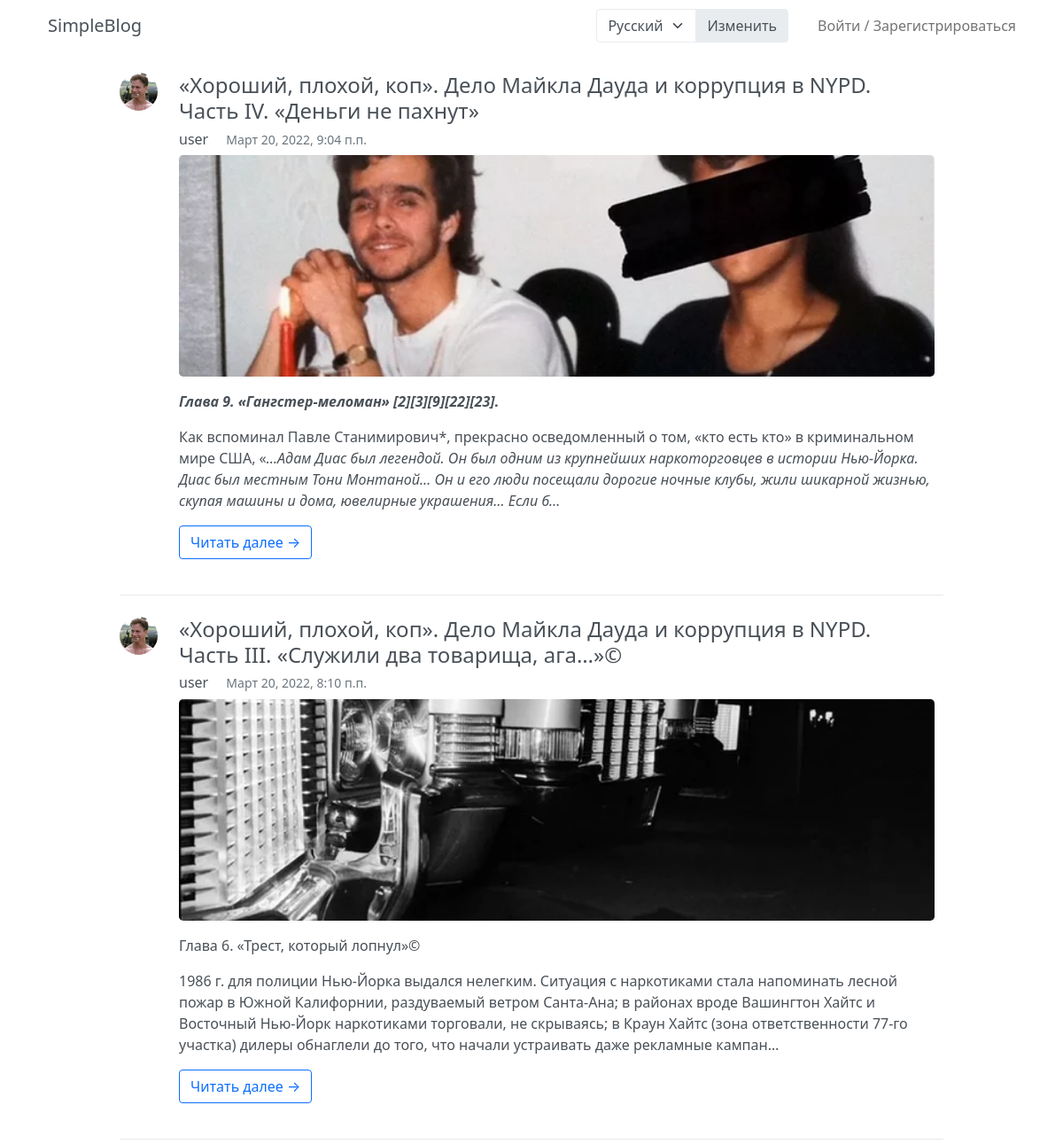
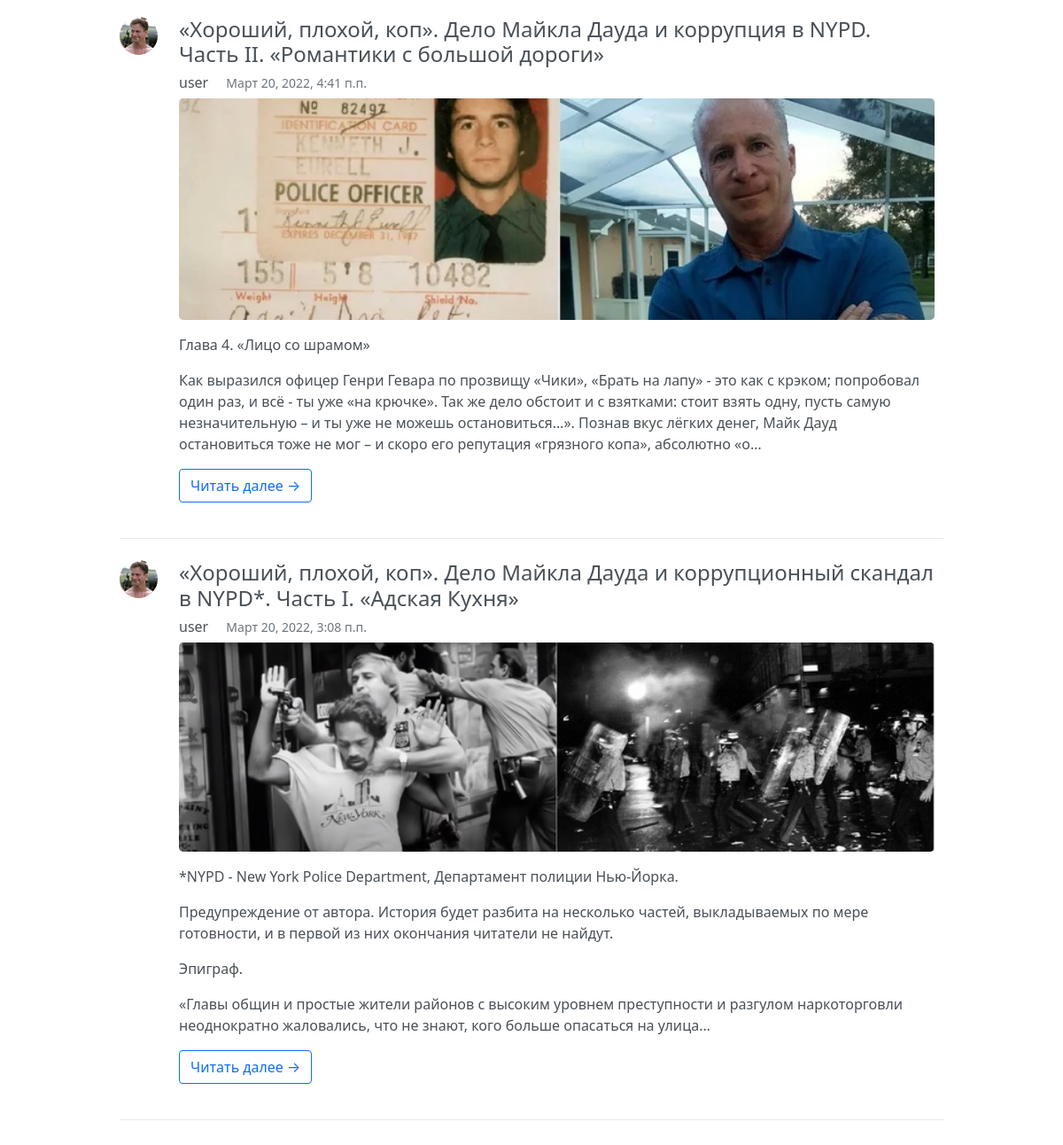
The page / on the database its author committed (2 pictures, top to bottom).
### app_blog/models.py (models this page shows, shortened)
class BlogRecord(models.Model):
    title = models.CharField(max_length=200, blank=True, verbose_name=_('Title'))
    body = models.TextField(verbose_name=_('Content'))
    created = models.DateTimeField(auto_now_add=True, verbose_name=_('Created'))
    author = models.ForeignKey(User, on_delete=models.CASCADE,
                               related_name='records', verbose_name=_('Author'))
    cover = models.ImageField(upload_to='blog_images', blank=True, verbose_name=_('Cover'))
    class Meta:
        ordering = ['-created', ]
        verbose_name_plural = _('blog_records')
        verbose_name = _('blog_record')

### app_userauth/models.py (models this page shows)
class UserProfile(models.Model):
    user = models.OneToOneField(User, on_delete=models.CASCADE, related_name='profile', verbose_name=_('Username'))
    first_name = models.CharField(max_length=50, blank=True, default=str, verbose_name=_('First name'))
    last_name = models.CharField(max_length=50, blank=True, default=str, verbose_name=_('Last name'))
    about = models.TextField(max_length=200, blank=True, default=str, verbose_name=_('About'))
    avatar = models.ImageField(upload_to=GetUserDirectory('avatars'),
                               default='avatars/default.svg', verbose_name=_('Avatar'))
    class Meta:
        verbose_name_plural = _('user_profiles')
        verbose_name = _('user_profile')

### app_blog/views.py (the view)
# urls.py: path('', BlogRecordListView.as_view(), name='records_list'),
class BlogRecordListView(generic.ListView):
    model = BlogRecord

### templatetags/common_tags.py (called while the page is built)
@register.inclusion_tag('navbar.html', takes_context=True)
def navbar(context):
    return context

### app_blog/templates/app_blog/blogrecord_list.html
{% extends 'base_container.html' %}
{% block content %}
{% load i18n %}
{% load tz %}
    <div class="row content-container col-10 offset-md-1">
        {% for object in object_list %}
            <div class="d-flex align-items-start profile-feed-item">
                <a href="{% url 'user_profile_detail' object.author.id %}">
                    <img src="{{ object.author.profile.avatar.url }}" alt="profile" class="img-sm rounded-circle">
                </a>
                <div class="col-11 ms-4">
                    {% if object.title %}
                        <a href="{% url 'record_page' object.id %}">
                            <h4>{{ object.title }}</h4>
                        </a>
                    {% endif %}
                    <h6>
                        <a href="{% url 'user_profile_detail' object.author.id %}">{{ object.author.username }}</a>
                        <small class="ms-3 text-muted">{{ object.created|timezone:"Europe/Moscow" }}</small>
                    </h6>
                    {% if object.cover %}
                        <div class="thumb-post">
                        {% if object.cover.name|slice:":7" == "http://" or object.cover.name|slice:":8" == "https://" %}
                            <img src="{{ object.cover.name }}" alt="КДПВ" class="rounded-3">
                        {% else %}
                            <img src="{{ object.cover.url }}" alt="КДПВ" class="rounded-3">
                        {%  endif %}
                        </div>
                    {% endif %}
                    {{ object.body|truncatechars_html:400|safe }}
                    <p>
                        <a href="{% url 'record_page' object.id %}" class="btn btn-outline-primary">
                            {% trans 'Read more →' %}
                        </a>
                    </p>
                </div>
            </div>
    {% endfor %}
</div>
{% endblock content %}

### templates/base_container.html (shortened to what this page needs)
{% load staticfiles %}
{% load common_tags %}
<!doctype html>
<html lang="ru">
<head>
    <link rel="stylesheet" href="{% static 'css/bootstrap.min.css' %}">
    <link rel="stylesheet" href="{% static 'css/blog_styles.css' %}">
</head>
<body class="">
<div class="container-md" style="max-width: 1140px">
    {% navbar %}
    {% block content %}
    {% endblock content %}
</div>
</body>
</html>

### templates/navbar.html (shortened to what this page needs)
{% load staticfiles %}
{% load i18n %}
<div class="row">
    <div class="col navbar-col">
        <nav class="navbar navbar-expand-lg">
            <div class="container-fluid navbar-container">
                <a class="navbar-brand mb-0 h1" href="{% url 'records_list' %}">
                    SimpleBlog
                </a>
                <div class="navbar-nav me-4">
                    <form class="d-flex"  action="{% url 'set_language' %}" method="post">  {% csrf_token %}
                        <div class="input-group">
                            <select class="form-select language-selector" aria-label="Language"  name="language">
                                {% get_current_language as LANGUAGE_CODE %}
                                {% get_available_languages as LANGUAGES %}
                                {% get_language_info_list for LANGUAGES as languages %}
                                {% for language in languages %}
                                    <option value="{{ language.code }}"
                                            {% if language.code == LANGUAGE_CODE %}selected{% endif %}>
                                        {{ language.name_local }}
                                    </option>
                                {% endfor %}
                            </select>
                            <button class="btn btn-outline-secondary btn-set-language" type="submit">
                                {% trans 'Change language' %}
                            </button>
                        </div>
                    </form>
                </div>
                {% if not request.user.is_authenticated %}
                        <div class="navbar-nav">
                            <a href="{% url 'login' %}" class="btn nav-link btn-login-logout">
                                {% trans 'Login / Sign up' %}
                            </a>
                        </div>
                    {% endif %}
            </div>
        </nav>
    </div>
</div>

### static/css/blog_styles.css (style rules this page uses)
.navbar-col { padding-left: 0; }
.navbar-container { padding-right: 2px; }
.btn-login-logout { color: rgba(0, 0, 0, .55) !important; padding-left: 0.5rem !important; padding-right: 0.5rem !important; }
.content-container { border-radius: 5px; padding-bottom: 20px; margin-bottom: 20px; max-width: 72rem; }
a { color: var(--bs-gray-700); text-decoration: none; }
body { color: var(--bs-gray-700); }
.profile-feed-item { padding: 1.5rem 0; border-bottom: 1px solid #e9e9e9; }
.img-sm { width: 43px; height: 43px; }
.thumb-post img { object-fit: cover; object-position: center; width: 100%; max-height: 250px; margin-bottom: 1rem; }
.btn-set-language { border-color: #e9ecef; background-color: #e9ecef; color: var(--bs-gray-700); }
.language-selector { border-color: #e9ecef; color: var(--bs-gray-700); }

### rows shown on the page
BlogRecord: author.profile.avatar (picture), title "«Хороший, плохой, коп». Дело Майкла Дауда и коррупция в NYPD. Часть IV. «Деньги не пахнут»", author.username "user", created "Март 20, 2022, 9:04 п.п.", cover (picture), body "Глава 9. «Гангстер-меломан» [2][3][9][22][23]. Как вспоминал Павле Станимирович*, прекрасно осведомленный о том, «кто есть кто» в криминальном мире США, « …Адам Диас был легендой. Он был одним из крупнейших наркоторговцев в истории Нью-Йорка. Диас был местным Тони Монтаной… Он и его люди посещали дорогие ночные клубы, жили шикарной жизнью, скупая машины и дома, ювелирные украшения… Если б…"
BlogRecord: author.profile.avatar (picture), title "«Хороший, плохой, коп». Дело Майкла Дауда и коррупция в NYPD. Часть III. «Служили два товарища, ага…»©", author.username "user", created "Март 20, 2022, 8:10 п.п.", cover (picture), body "Глава 6. «Трест, который лопнул»© 1986 г. для полиции Нью-Йорка выдался нелегким. Ситуация с наркотиками стала напоминать лесной пожар в Южной Калифорнии, раздуваемый ветром Санта-Ана; в районах вроде Вашингтон Хайтс и Восточный Нью-Йорк наркотиками торговали, не скрываясь; в Краун Хайтс (зона ответственности 77-го участка) дилеры обнаглели до того, что начали устраивать даже рекламные кампан…"
BlogRecord: author.profile.avatar (picture), title "«Хороший, плохой, коп». Дело Майкла Дауда и коррупция в NYPD. Часть II. «Романтики с большой дороги»", author.username "user", created "Март 20, 2022, 4:41 п.п.", cover (picture), body "Глава 4. «Лицо со шрамом» Как выразился офицер Генри Гевара по прозвищу «Чики», «Брать на лапу» - это как с крэком; попробовал один раз, и всё - ты уже «на крючке». Так же дело обстоит и с взятками: стоит взять одну, пусть самую незначительную – и ты уже не можешь остановиться…». Познав вкус лёгких денег, Майк Дауд остановиться тоже не мог – и скоро его репутация «грязного копа», абсолютно «о…"
BlogRecord: author.profile.avatar (picture), title "«Хороший, плохой, коп». Дело Майкла Дауда и коррупционный скандал в NYPD*. Часть I. «Адская Кухня»", author.username "user", created "Март 20, 2022, 3:08 п.п.", cover (picture), body "*NYPD - New York Police Department, Департамент полиции Нью-Йорка. Предупреждение от автора. История будет разбита на несколько частей, выкладываемых по мере готовности, и в первой из них окончания читатели не найдут. Эпиграф. «Главы общин и простые жители районов с высоким уровнем преступности и разгулом наркоторговли неоднократно жаловались, что не знают, кого больше опасаться на улица…"

### other values the page prints
form field language "Русский"
